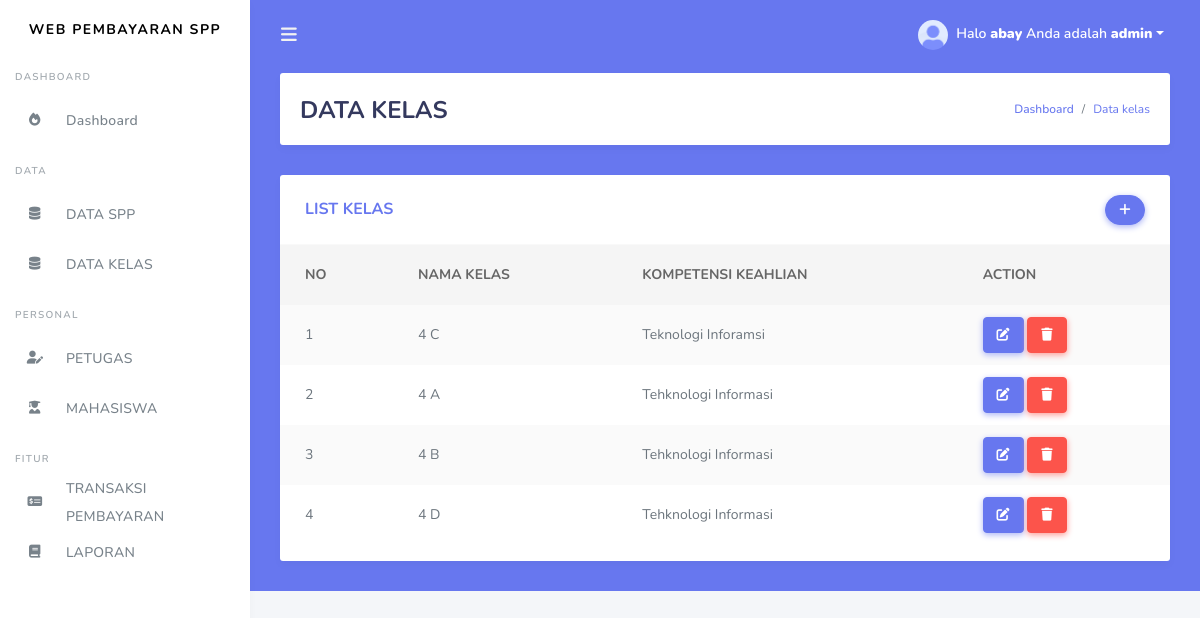
The app's page /kelas.php (signed in) with its own data.
### tables this page shows
CREATE TABLE `kelas` (
  `id_kelas` int(11) NOT NULL AUTO_INCREMENT,
  `nama_kelas` varchar(20) NOT NULL,
  `jurusan` varchar(50) NOT NULL,
  PRIMARY KEY (`id_kelas`)
);

### kelas.php (the view, shortened to what this page needs)
<!DOCTYPE html>
<html>
<head>
</head>
<body>
  <?php
  include('tampilan/header.php');
  include('tampilan/sidebar.php');
  ?>
  <div class="main-content bg-primary">
    <section class="section">
      <div class="section-header">
        <h1>DATA KELAS</h1>
        <div class="section-header-breadcrumb">
          <div class="breadcrumb-item active"><a href="#">Dashboard</a></div>
          <div class="breadcrumb-item text-primary">Data kelas</div>
        </div>
      </div>
      <div class="row">
        <div class="col-12">
          <div class="card">
            <div class="card-header">
              <h4>LIST KELAS</h4>
              <div class="card-header-form">
                <form>
                  <div class="input-group-btn">
                    <a href="tambah_kelas.php" class="btn btn-primary"><i class="fas fa-plus"></i></a>
                  </div>
                </form>
              </div>
            </div>
            <div class="card-body p-0">
              <div class="table-responsive">
                <table class="table table-striped">
                  <thead>
                    <tr>
                      <th>NO</th>
                      <th>NAMA KELAS</th>
                      <th>KOMPETENSI KEAHLIAN</th>
                      <th>ACTION</th>
                    </tr>
                  </thead>
                  <tbody>
                    <?php
                    $query = "SELECT * FROM kelas ORDER BY id_kelas ASC";
                    $result = mysqli_query($koneksi, $query);
                    $no = 1;
                    while ($row = mysqli_fetch_assoc($result)) {
                    ?>
                      <tr>
                        <td><?php echo $no; ?></td>
                        <td><?php echo $row['nama_kelas']; ?></td>
                        <td><?php echo substr($row['jurusan'], 0, 20); ?></td>
                        <td>
                          <a href="edit_kelas.php?id=<?php echo $row['id_kelas']; ?>" class="btn btn-primary"><i class="fas fa-edit"></i></a>
                          <a href="proses_hapuskelas.php?id=<?php echo $row['id_kelas']; ?>" class="btn btn-danger" onClick="return confirm('Anda yakin akan menghapus data ini?')"><i class="fas fa-trash"></i></a>
                        </td>
                      </tr>
                    <?php
                      $no++;
                    }
                    ?>
                  </tbody>
                </table>
              </div>
            </div>
          </div>
        </div>
      </div>
    </section>
  </div>
  </div>
  </div>
</body>
</html>

### records on screen
kelas: nama_kelas "4 C", jurusan "Teknologi Inforamsi"
kelas: nama_kelas "4 A", jurusan "Tehknologi Informasi"
kelas: nama_kelas "4 B", jurusan "Tehknologi Informasi"
kelas: nama_kelas "4 D", jurusan "Tehknologi Informasi"

### other values on screen
$_SESSION['username'] "abay"
$_SESSION['level'] "admin"
